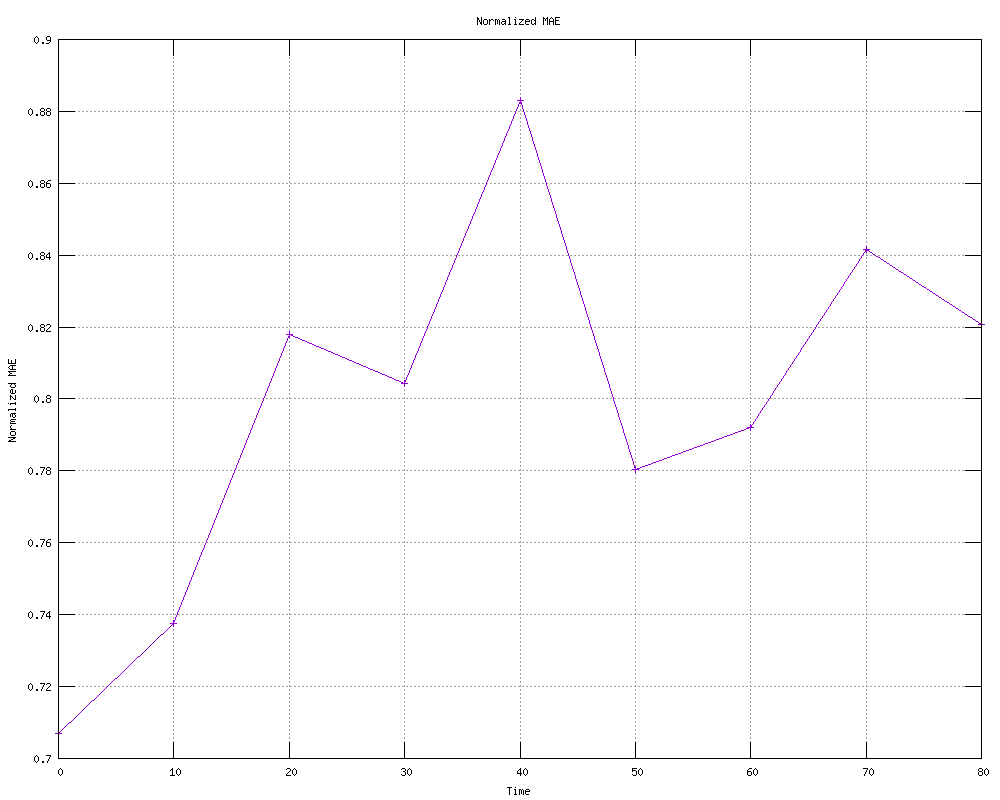

Recreate this plot in gnuplot.
#
# Normalized MAE (Thu Apr 25 11:58:27 2024)
#

set title "Normalized MAE"
set key bottom right
set autoscale
set grid
set xlabel "Time"
set ylabel "Normalized MAE"
set tics scale 2
set terminal png small size 1000,800
set output 'network-mae.png'
plot 	"network-mae.tab" using 1:2 title "" with linespoints 
